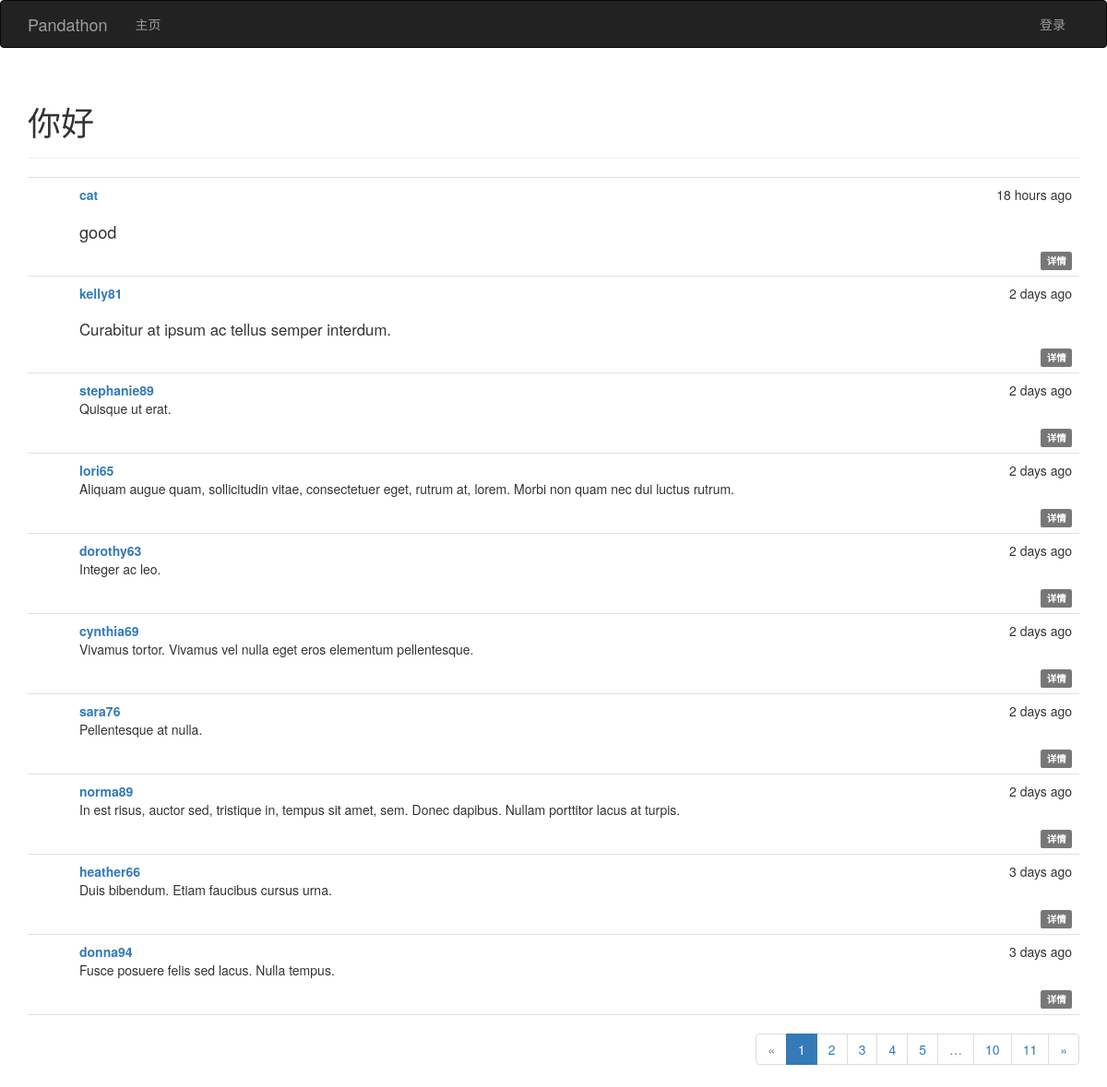
The page / on the database its author committed.
### app/models.py (models this page shows, shortened)
class Post(db.Model):
    __tablename__ = 'posts'
    id = db.Column(db.Integer, primary_key=True)
    body = db.Column(db.Text)
    body_html = db.Column(db.Text)
    timestamp = db.Column(db.DateTime, index=True, default=datetime.now())
    author_id = db.Column(db.Integer, db.ForeignKey('users.id'))

class User(UserMixin, db.Model):
    __tablename__ = 'users'
    id = db.Column(db.Integer, primary_key=True)
    email = db.Column(db.String(64), unique=True, index=True)
    username = db.Column(db.String(64), unique=True, index=True)
    role_id = db.Column(db.Integer, db.ForeignKey('roles.id'))
    password_hash = db.Column(db.String(128))
    confirmed = db.Column(db.Boolean, default=True)
    name = db.Column(db.String(64))
    location = db.Column(db.String(64))
    about_me = db.Column(db.Text())
    member_since = db.Column(db.DateTime(), default=datetime.now())
    last_seen = db.Column(db.DateTime(), default=datetime.now())
    posts = db.relationship('Post', backref='author', lazy='dynamic')
    followed = db.relationship('Follow', foreign_keys=[Follow.follower_id],
                               backref=db.backref('follower', lazy='joined'),
                               lazy='dynamic', cascade='all, delete-orphan')
    followers = db.relationship('Follow', foreign_keys=[Follow.followed_id],
                                backref=db.backref('followed', lazy='joined'),
                                lazy='dynamic', cascade='all, delete-orphan')
    @property
    def password(self):
        raise AttributeError('password is not a readable attribute')

### app/main/views.py (the view)
@main.route('/', methods=['GET', 'POST'])
def index():
    form = PostForm()
    if current_user.can(Permission.WRITE_ARTICLES) and \
            form.validate_on_submit():
        post = Post(body=form.body.data,
                    author=current_user._get_current_object())
        db.session.add(post)
        return redirect(url_for('.index'))
    page = request.args.get('page', 1, type=int)
    pagination = Post.query.order_by(Post.timestamp.desc()).paginate(
        page, per_page=current_app.config['PANDATHON_POSTS_PER_PAGE'],
        error_out=False)
    posts = pagination.items
    return render_template('index.html', form=form, posts=posts,
                           pagination=pagination)

### app/auth/views.py (called while the page is built)
@auth.before_app_request
def before_request():
    if current_user.is_authenticated():
        current_user.ping()
        if not current_user.confirmed \
                and request.endpoint[:5] != 'auth.':
            return redirect(url_for('auth.unconfirmed'))

### app/main/__init__.py (called while the page is built)
@main.app_context_processor
def inject_permissions():
    return dict(Permission=Permission)

### app/models.py (called while the page is built)
    def can(self, permissions):
        return False

    def is_administrator(self):
        return False

### app/templates/index.html (shortened to what this page needs)
{% extends "base.html" %}
{% import "bootstrap/wtf.html" as wtf %}
{% import "_macros.html" as macros %}
{% block page_content %}
<div class="page-header">
    <h1>你好{% if current_user.is_authenticated() %}，{{ current_user.username }}{% endif %}</h1>
</div>
{% include '_posts.html' %}
{% if pagination %}
<div class="pagination">
    {{ macros.pagination_widget(pagination, '.index') }}
</div>
{% endif %}
{% endblock %}

### app/templates/_posts.html (shortened to what this page needs)
<ul class="posts">
    {% for post in posts %}
    <li class="post">
        <div class="post-content">
            <div class="post-date">{{ moment(post.timestamp, True).fromNow() }}</div>
            <div class="post-author"><a href="{{ url_for('.user', username=post.author.username) }}">{{ post.author.username }}</a></div>
            <div class="post-body">
            {% if post.body_html %}
                {{ post.body_html | safe }}
            {% else %}
                {{ post.body }}
            {% endif %}
            </div>
            <div class="post-footer">
                <a href="{{ url_for('.post', id=post.id) }}">
                    <span class="label label-default">详情</span>
                </a>
            </div>
        </div>
    </li>
    {% endfor %}
</ul>

### app/static/styles.css (style rules this page uses)
ul.posts { list-style-type: none; padding: 0px; margin: 16px 0px 0px 0px; border-top: 1px solid #e0e0e0; }
ul.posts li.post { padding: 8px; border-bottom: 1px solid #e0e0e0; }
div.post-date { float: right; }
div.post-author { font-weight: bold; }
div.post-content { margin-left: 48px; min-height: 48px; }
div.post-footer { text-align: right; }
div.pagination { width: 100%; text-align: right; padding: 0px; margin: 0px; }
.post-body h2 { font-size: 130%; }
.post-body h3 { font-size: 120%; }

### rows shown on the page
Post: timestamp "18 hours ago", author.username "cat", body_html "good"
Post: timestamp "2 days ago", author.username "kelly81", body_html "Curabitur at ipsum ac tellus semper interdum."
Post: timestamp "2 days ago", author.username "stephanie89", body_html "Quisque ut erat."
Post: timestamp "2 days ago", author.username "lori65", body_html "Aliquam augue quam, sollicitudin vitae, consectetuer eget, rutrum at, lorem. Morbi non quam nec dui luctus rutrum."
Post: timestamp "2 days ago", author.username "dorothy63", body_html "Integer ac leo."
Post: timestamp "2 days ago", author.username "cynthia69", body_html "Vivamus tortor. Vivamus vel nulla eget eros elementum pellentesque."
Post: timestamp "2 days ago", author.username "sara76", body_html "Pellentesque at nulla."
Post: timestamp "2 days ago", author.username "norma89", body_html "In est risus, auctor sed, tristique in, tempus sit amet, sem. Donec dapibus. Nullam porttitor lacus at turpis."
Post: timestamp "3 days ago", author.username "heather66", body_html "Duis bibendum. Etiam faucibus cursus urna."
Post: timestamp "3 days ago", author.username "donna94", body_html "Fusce posuere felis sed lacus. Nulla tempus."

### other values the page prints
{{ p }} "1"
{{ p }} "2" "3" "4" "5" "10" "11"
